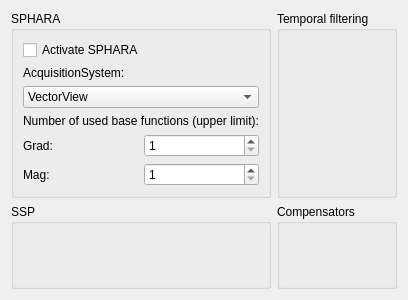
<?xml version="1.0" encoding="UTF-8"?>
<ui version="4.0">
 <class>NoiseReductionOptionsWidgetClass</class>
 <widget class="QWidget" name="NoiseReductionOptionsWidgetClass">
  <property name="geometry">
   <rect>
    <x>0</x>
    <y>0</y>
    <width>400</width>
    <height>300</height>
   </rect>
  </property>
  <property name="windowTitle">
   <string>Noise Reduction Options</string>
  </property>
  <layout class="QGridLayout" name="gridLayout">
   <item row="0" column="1">
    <widget class="QGroupBox" name="m_groupBox_temporalFiltering">
     <property name="title">
      <string>Temporal filtering</string>
     </property>
    </widget>
   </item>
   <item row="0" column="0">
    <widget class="QGroupBox" name="m_groupBox_sphara">
     <property name="title">
      <string>SPHARA</string>
     </property>
     <layout class="QGridLayout" name="gridLayout_2">
      <item row="0" column="0" colspan="2">
       <widget class="QCheckBox" name="m_checkBox_activateSphara">
        <property name="text">
         <string>Activate SPHARA</string>
        </property>
       </widget>
      </item>
      <item row="4" column="1">
       <widget class="QSpinBox" name="m_spinBox_nBaseFctsGrad">
        <property name="minimum">
         <number>1</number>
        </property>
        <property name="maximum">
         <number>500</number>
        </property>
       </widget>
      </item>
      <item row="5" column="1">
       <widget class="QSpinBox" name="m_spinBox_nBaseFctsMag">
        <property name="minimum">
         <number>1</number>
        </property>
       </widget>
      </item>
      <item row="5" column="0">
       <widget class="QLabel" name="m_label_nBaseFctsMag">
        <property name="text">
         <string>Mag:</string>
        </property>
       </widget>
      </item>
      <item row="3" column="0" colspan="2">
       <widget class="QLabel" name="label">
        <property name="text">
         <string>Number of used base functions (upper limit):</string>
        </property>
       </widget>
      </item>
      <item row="4" column="0">
       <widget class="QLabel" name="m_label_nBaseFctsGrad">
        <property name="text">
         <string>Grad:</string>
        </property>
       </widget>
      </item>
      <item row="2" column="0" colspan="2">
       <widget class="QComboBox" name="m_comboBox_acquisitionSystem">
        <item>
         <property name="text">
          <string>VectorView</string>
         </property>
        </item>
        <item>
         <property name="text">
          <string>BabyMEG</string>
         </property>
        </item>
       </widget>
      </item>
      <item row="1" column="0">
       <widget class="QLabel" name="label_2">
        <property name="text">
         <string>AcquisitionSystem:</string>
        </property>
       </widget>
      </item>
     </layout>
    </widget>
   </item>
   <item row="1" column="0">
    <widget class="QGroupBox" name="m_groupBox_ssp">
     <property name="title">
      <string>SSP</string>
     </property>
    </widget>
   </item>
   <item row="1" column="1">
    <widget class="QGroupBox" name="m_groupBox_compensators">
     <property name="title">
      <string>Compensators</string>
     </property>
    </widget>
   </item>
  </layout>
 </widget>
 <resources/>
 <connections/>
</ui>
